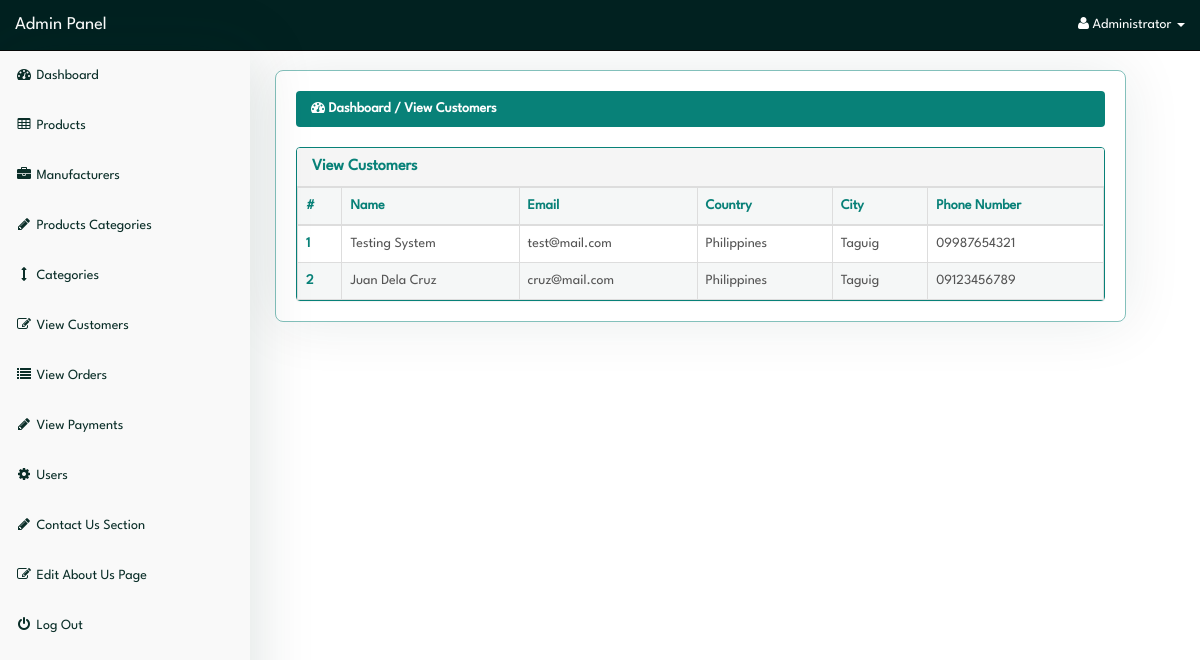
Screenshot of /admin/index.php?view_customers (signed in) with the database file from the repository.
### tables this page shows
CREATE TABLE `customers` (
  `customer_id` int(10) NOT NULL,
  `customer_name` varchar(255) NOT NULL,
  `customer_email` varchar(255) NOT NULL,
  `customer_pass` varchar(255) NOT NULL,
  `customer_country` text NOT NULL,
  `customer_city` text NOT NULL,
  `customer_contact` varchar(255) NOT NULL,
  `customer_address` text NOT NULL,
  `customer_image` text NOT NULL,
  `customer_ip` varchar(255) NOT NULL,
  `customer_confirm_code` text NOT NULL
);

### admin/view_customers.php (the view, shortened to what this page needs)
<?php
if(!isset($_SESSION['admin_email'])){
echo "<script>window.open('login.php','_self')</script>";
}
else {
?>
<div class="row">
  <div class="col-lg-12">
    <ol class="breadcrumb">
      <li class="active">
        <i class="fa fa-dashboard"></i> Dashboard / View Customers
      </li>
    </ol>
  </div>
</div>
<div class="row">
  <div class="col-lg-12">
    <div class="panel panel-default">
      <div class="panel-heading">
        <h3 class="panel-title">
          View Customers
        </h3>
      </div>
      <div class="panel-body">
        <div class="table-responsive">
          <table class="table table-bordered table-hover table-striped">
            <thead>
              <tr>
                <th>#</th>
                <th>Name</th>
                <th>Email</th>
                <th>Country</th>
                <th>City</th>
                <th>Phone Number</th>
              </tr>
            </thead>
            <tbody>
              <?php
$i=0;
$get_c = "select * from customers";
$run_c = mysqli_query($con,$get_c);
while($row_c=mysqli_fetch_array($run_c)){
$c_name = $row_c['customer_name'];
$c_email = $row_c['customer_email'];
$c_country = $row_c['customer_country'];
$c_city = $row_c['customer_city'];
$c_contact = $row_c['customer_contact'];
$i++;
?>
              <tr>
                <td><?php echo $i; ?></td>
                <td><?php echo $c_name; ?></td>
                <td><?php echo $c_email; ?></td>
                <td><?php echo $c_country; ?></td>
                <td><?php echo $c_city; ?></td>
                <td><?php echo $c_contact; ?></td>
              </tr>
              <?php } ?>
            </tbody>
          </table>
        </div>
      </div>
    </div>
  </div>
</div>
<?php } ?>

### admin/index.php (shortened to what this page needs)
<?php
include("includes/db.php");
if(!isset($_SESSION['admin_email'])){
  echo "<script>window.open('login.php','_self')</script>";
} else {
  $admin_session = $_SESSION['admin_email'];
  $get_admin = "select * from admins  where admin_email='$admin_session'";
  $run_admin = mysqli_query($con,$get_admin);
  $row_admin = mysqli_fetch_array($run_admin);
  $admin_name = $row_admin['admin_name'];
?>
<!DOCTYPE html>
<html>
<head>
  <link href="css/bootstrap.min.css" rel="stylesheet">
  <link href="css/style.css" rel="stylesheet">
  <link href="font-awesome/css/font-awesome.min.css" rel="stylesheet">
</head>
<body>
  <div id="wrapper">
    <?php include("includes/sidebar.php");  ?>
    <div id="page-wrapper">
      <div class="container-fluid">
        <?php
          foreach ($pages as $param => $file) {
              if (isset($_GET[$param])) {
                  include($file);
                  break;
              }
          }
        ?>
      </div>
    </div>
  </div>
</body>
</html>
<?php } ?>

### admin/includes/sidebar.php (shortened to what this page needs)
<?php
if(!isset($_SESSION['admin_email'])){
echo "<script>window.open('login.php','_self')</script>";
}
else {
?>
<nav class="navbar navbar-inverse navbar-fixed-top">
  <div class="navbar-header">
    <a class="navbar-brand" href="index.php?dashboard">Admin Panel</a>
  </div>
  <ul class="nav navbar-right top-nav">
    <li class="dropdown">
      <a href="#" class="dropdown-toggle" data-toggle="dropdown">
        <i class="fa fa-user"></i>
        <?php echo $admin_name; ?> <b class="caret"></b>
      </a>
    </li>
  </ul>
  <div class="collapse navbar-collapse navbar-ex1-collapse">
    <ul class="nav navbar-nav side-nav">
      <li>
        <a href="index.php?dashboard">
          <i class="fa fa-fw fa-dashboard"></i> Dashboard
        </a>
      </li>
      <li>
        <a href="#" data-toggle="collapse" data-target="#products">
          <i class="fa fa-fw fa-table"></i> Products
        </a>
      </li>
      <li>
        <a href="#" data-toggle="collapse" data-target="#manufacturers">
          <i class="fa fa-fw fa-briefcase"></i> Manufacturers
        </a>
      </li>
      <li>
        <a href="#" data-toggle="collapse" data-target="#p_cat">
          <i class="fa fa-fw fa-pencil"></i> Products Categories
        </a>
      </li>
      <li>
        <a href="#" data-toggle="collapse" data-target="#cat">
          <i class="fa fa-fw fa-arrows-v"></i> Categories
        </a>
      </li>
      <li>
        <a href="index.php?view_customers">
          <i class="fa fa-fw fa-edit"></i> View Customers
        </a>
      </li>
      <li>
        <a href="index.php?view_orders">
          <i class="fa fa-fw fa-list"></i> View Orders
        </a>
      </li>
      <li>
        <a href="index.php?view_payments">
          <i class="fa fa-fw fa-pencil"></i> View Payments
        </a>
      </li>
      <li>
        <a href="#" data-toggle="collapse" data-target="#users">
          <i class="fa fa-fw fa-gear"></i> Users
        </a>
      </li>
      <li>
        <a href="#" data-toggle="collapse" data-target="#contact_us">
          <i class="fa fa-fw fa-pencil"> </i> Contact Us Section
        </a>
      </li>
      <li>
        <a href="index.php?edit_about_us">
          <i class="fa fa-fw fa-edit"></i> Edit About Us Page
        </a>
      </li>
      <li>
        <a href="logout.php">
          <i class="fa fa-fw fa-power-off"></i> Log Out
        </a>
      </li>
    </ul>
  </div>
</nav>
<?php } ?>

### admin/css/style.css (style rules this page uses)
:root { --p-clr-100: #088178; --p-clr-200: #ff4015; --p-clr-300: #0000d3; --p-clr-400: #ffb222; --p-clr-500: #0097d3; --p-clr-600: #00ad4e; --p-clr-700: #3a0080; --n-clr-100: #fefefe; --n-clr-200: #f9f9f9; --n-clr-300: #0a2e28; --n-clr-400: #012120; }
*, *::before, *::after { margin: 0; padding: 0; box-sizing: border-box; }
h1, h2, h3, h4, h5, h6 { font-weight: 600; }
body { font-family: 'LeagueSpartan-Regular', Helvetica, Arial, sans-serif; margin-top: 100px; }
@media (min-width: 768px) { body { margin-top: 50px; } }
#wrapper { padding-top: 1rem; padding-left: 255px; }
#page-wrapper { width: 90%; margin-top: 1rem; margin-left: 2rem; border-radius: 8px; border: 1px solid #08817980; box-shadow: 0 0 60px #0a2e2817; }
#page-wrapper .container-fluid { padding: 0; margin: 0; width: 100%; padding: 2rem; }
.top-nav { padding: 0 15px; }
.top-nav > li { display: inline-block; float: left; }
.top-nav > li > a { padding-top: 15px; padding-bottom: 15px; line-height: 20px; color: var(--n-clr-100); }
.navbar-inverse .navbar-nav > li > a { color: var(--n-clr-300); }
.navbar { background-color: var(--n-clr-400); }
.navbar .navbar-header a { color: white; }
.side-nav { position: fixed; top: 51px; width: 250px; border-radius: 0; overflow-y: auto; background-color: var(--n-clr-200); bottom: 0; overflow-x: hidden; padding-bottom: 40px; display: flex; align-items: center; justify-content: flex-start; flex-direction: column; box-shadow: 0 0 60px #0a2e2826; }
.side-nav > li, .side-nav > li > a { width: 100%; }
.row .col-lg-12 .panel { margin: 0; border: 0; }
.panel-body { border-radius: 5px; }
.container-fluid .row .col-lg-12 .breadcrumb { background-color: var(--p-clr-100); }
.container-fluid .row .col-lg-12 .breadcrumb li { color: var(--n-clr-100); font-weight: 600; }
.panel { border: 0; border: 1px solid var(--p-clr-100) !important; }
.panel-default .panel-title { color: #088178; }
.panel-default .panel-body { padding: 0; }
.panel-body .table-responsive .table { margin: 0; }
.table { border-collapse: collapse; }
.table-responsive .table thead tr th, .table-responsive .table tbody tr td:nth-child(1) { color: var(--p-clr-100); font-weight: bold; }
.table-responsive .table thead tr, .table-responsive .table tbody tr:nth-child(even) { background-color: #0b3a370a; }
.table-responsive .table tbody tr:nth-child(odd) { background: none; }
.table-responsive .table tbody tr { border: 0; border: 1px solid #08817950; color: #555; cursor: pointer; }

### rows the page displays
customers: customer_name "Testing System", customer_email "test@mail.com", customer_country "Philippines", customer_city "Taguig", customer_contact "09987654321"
customers: customer_name "Juan Dela Cruz", customer_email "cruz@mail.com", customer_country "Philippines", customer_city "Taguig", customer_contact "09123456789"

### other values shown
$admin_name "Administrator"
